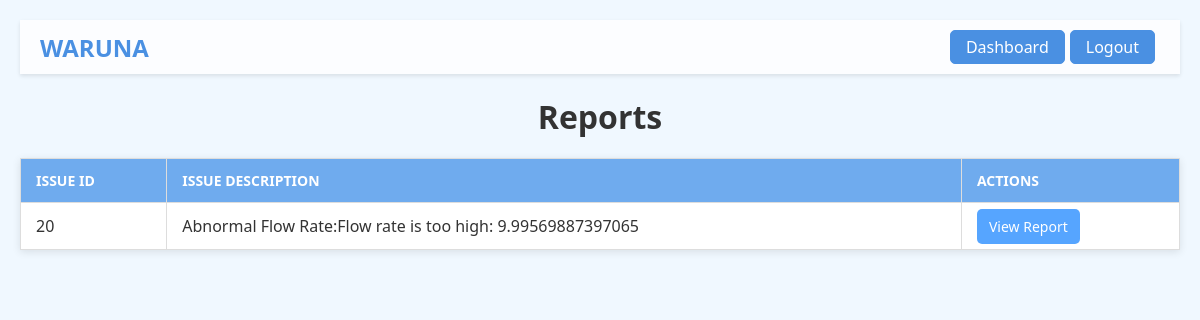
/view_reports, run on an earlier commit of the app's database.
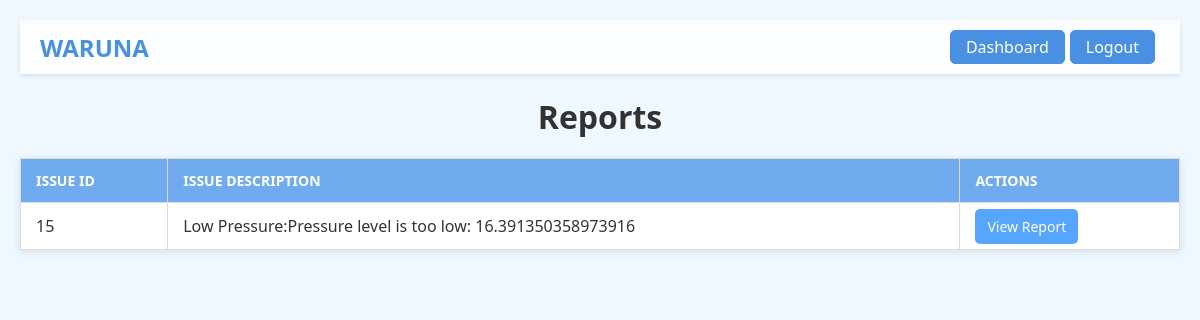
And on a later commit of the database.
### tables this page shows
CREATE TABLE inspector_reports (
                issue_id INTEGER,
                issue_description TEXT,
                inspector_id INTEGER,
                report_path TEXT,
                image_path TEXT,
                data_path TEXT
            );

### app.py (the view)
@app.route('/view_reports')
def view_reports():
    conn = sqlite3.connect('waruna.db')
    c = conn.cursor()
    c.execute("SELECT issue_id, issue_description, report_path FROM inspector_reports")
    reports = c.fetchall()
    conn.close()
    return render_template('view_reports.html', reports=reports)

### templates/view_reports.html (shortened to what this page needs)
<!DOCTYPE html>
<html>
<head>
</head>
<body>
    <nav class="navbar navbar-light">
        <a class="navbar-brand" href="#">WARUNA</a>
        <div class="boxes">
        <div class="login-box"><a class="nav-link" href="/dashboard">Dashboard</a></div>
        <div class="login-box"><a class="nav-link" href="/logout">Logout</a></div>
        </div>
    </nav>
    <h1>Reports</h1>
    <table>
        <thead>
            <tr>
                <th>Issue ID</th>
                <th>Issue Description</th>
                <th>Actions</th>
            </tr>
        </thead>
        <tbody>
            {% for report in reports %}
                <tr>
                    <td>{{ report[0] }}</td>
                    <td>{{ report[1] }}</td>
                    <td>
                        <a href="{{ url_for('view_report_text', issue_id=report[0]) }}" class="button">View Report</a>
                    </td>
                </tr>
            {% endfor %}
        </tbody>
    </table>
</body>
</html>

### templates/view_reports.html (style rules this page uses)
body { font-family: 'Segoe UI', Tahoma, Geneva, Verdana, sans-serif; background-color: #f0f8ff; color: #333; padding: 20px; margin: 0; }
h1 { text-align: center; color: #333; margin-bottom: 20px; }
table { width: 100%; border-collapse: collapse; margin: 0 auto; box-shadow: 0 2px 8px rgba(0, 0, 0, 0.1); }
th, td { padding: 12px 15px; border: 1px solid #ddd; text-align: left; }
th { background-color: #6fabee; color: white; text-transform: uppercase; font-size: 14px; }
tr:nth-child(odd) { background-color: #ffffff; }
.button { padding: 8px 12px; background-color: #56a5ff; border: none; color: white; text-decoration: none; font-size: 14px; cursor: pointer; border-radius: 5px; transition: background-color 0.3s; }
.navbar { background: rgba(255, 255, 255, 0.8); padding: 10px 20px; display: flex; justify-content: space-between; align-items: center; box-shadow: 0 2px 4px rgba(0, 0, 0, 0.1); }
.navbar-brand { font-weight: bold; color: #4A90E2; text-decoration: none; font-size: 1.5rem; }
.login-box { border: 1px solid #4A90E2; padding: 5px 15px; border-radius: 5px; background: #4A90E2; color: white; margin-right: 5px; }
.login-box a { color: white; text-decoration: none; }
.boxes { display: flex; }

What changed in the data, as far as the page shows it:
changed inspector_reports: issue "20" → "15"; issue_description "Abnormal Flow Rate:Flow rate is too high: 9.99569887397065" → "Low Pressure:Pressure level is too low: 16.391350358973916"
